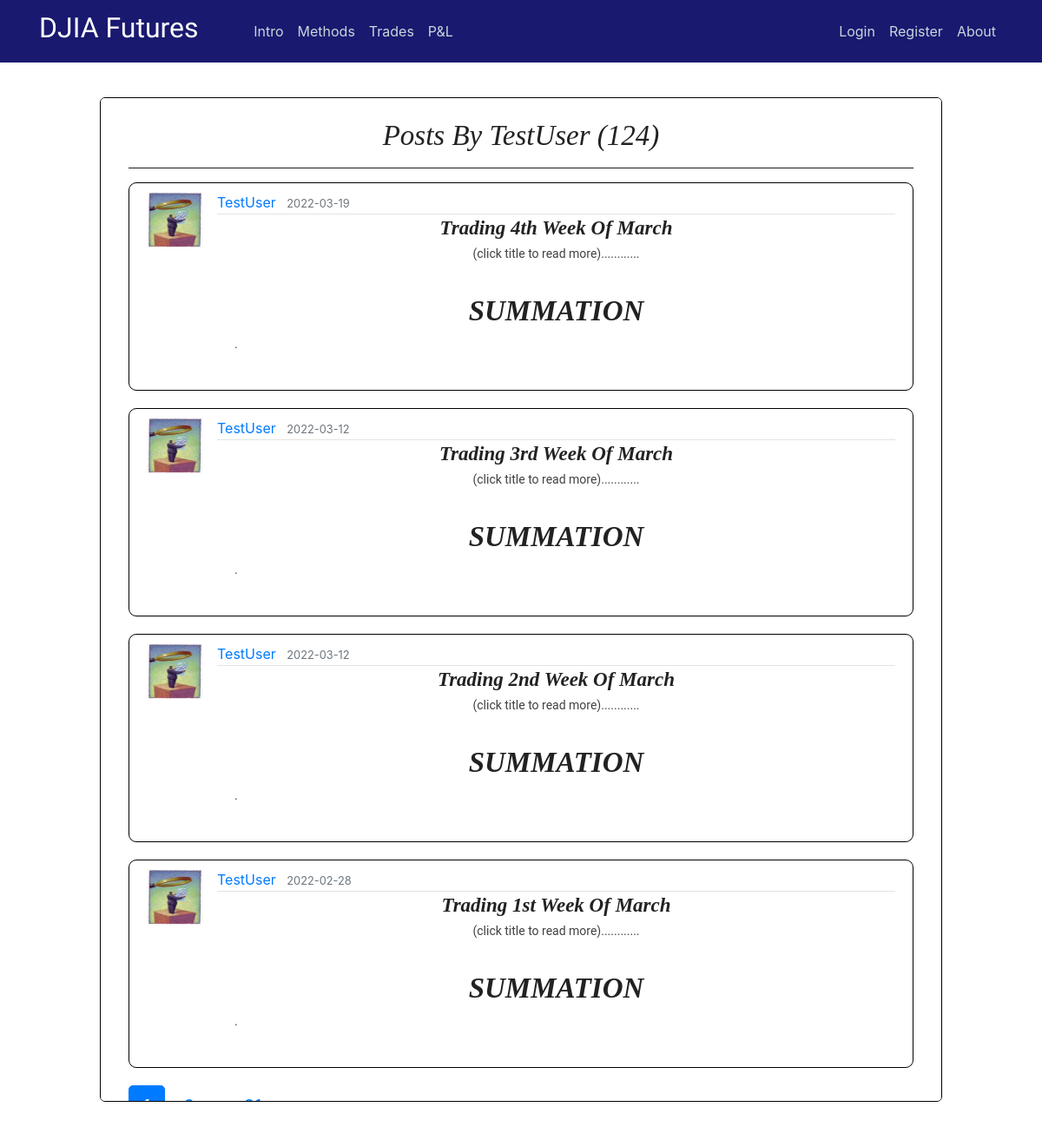
Page /user/TestUser on the committed database.
### flaskblog/models.py (models this page shows, shortened)
class User(db.Model, UserMixin):
    id = db.Column(db.Integer, primary_key=True)
    username = db.Column(db.String(20), unique=True, nullable=False)
    email = db.Column(db.String(120), unique=True, nullable=False)
    image_file = db.Column(db.String(20), nullable=False, default='default.jpg')
    password = db.Column(db.String(60), nullable=False)
    posts = db.relationship('Post', backref='author', lazy=True)

class Post(db.Model):
    id = db.Column(db.Integer, primary_key=True)
    title = db.Column(db.String(100), nullable=False)
    date_posted = db.Column(db.DateTime, nullable=False, default=datetime.utcnow)
    content = db.Column(db.Text, nullable=False)
    user_id = db.Column(db.Integer, db.ForeignKey('user.id'), nullable=False)
    teaser_title = db.Column(db.Text, nullable=True)
    teaser_details = db.Column(db.Text, nullable=True)
    teaser_caption = db.Column(db.Text, nullable=True)
    teaser_img = db.Column(db.Text, nullable=True)
    teaser_content = db.Column(db.Text, nullable=True)
    teaser_wkid = db.Column(db.Text, nullable=True)

### flaskblog/users/routes.py (the view)
@users.route("/user/<string:username>")
def user_posts(username):
    page = request.args.get('page', 1, type=int)
    user = User.query.filter_by(username=username).first_or_404()
    posts = Post.query.filter_by(author=user)\
        .order_by(Post.date_posted.desc())\
        .paginate(page=page, per_page=4)
    return render_template('user_posts.html', posts=posts, user=user)

### flaskblog/templates/user_posts.html
{% extends "layout.html" %}
{% block content %}
<div class="intro-page" style="height: 77vh;overflow: auto;">
  <div class="intro-inner-div" style="height:auto;background-color:white;border-radius:5px;">
    <center><br><h1 class="hero-header">Posts by {{ user.username }} ({{ posts.total }})</h1><hr></center>
    {% for post in posts.items %}
        <article class="media content-section" style="max-height:280px;">
          <img class="article-img" src="{{ url_for('static', filename='profile_pics/' + post.author.image_file) }}">
          <div class="media-body">
            <div class="article-metadata">
              <a class="mr-2" href="{{ url_for('users.user_posts', username=post.author.username) }}">{{ post.author.username }}</a>
              <small class="text-muted">{{ post.date_posted.strftime('%Y-%m-%d') }}</small>
            </div>
            <center><a href="{{ url_for('posts.post', post_id=post.id) }}"><h3 class="hero-header"><b>{{ post.title }}</b></h3></a>
            <p class="teaser-content" >(click title to read more)............</p></center>
            <p class="teaser-content" ><div style="overflow:hidden;max-height:120px;">
              {{ post.content|safe }}
            </p>
        </article>
    {% endfor %}
    {% for page_num in posts.iter_pages(left_edge=1, right_edge=1, left_current=1, right_current=2) %}
      {% if page_num %}
        {% if posts.page == page_num %}
          <a class="btn btn-primary btn-lg mb-8" href="{{ url_for('users.user_posts', username=user.username, page=page_num) }}">{{ page_num }}</a>
        {% else %}
          <a class="btn btn-primary-info btn-lg mb-8" href="{{ url_for('users.user_posts', username=user.username, page=page_num) }}">{{ page_num }}</a>
        {% endif %}
      {% else %}
        ...
      {% endif %}
    {% endfor %}
  </div>
</div>
{% endblock content %}

### flaskblog/templates/layout.html (shortened to what this page needs)
<!DOCTYPE html>
<html>
    <head>
      <link rel="stylesheet" href="https://maxcdn.bootstrapcdn.com/bootstrap/4.0.0/css/bootstrap.min.css">
      <link rel="stylesheet" type="text/css" href="{{ url_for('static', filename='main.css') }}">
      <link rel="stylesheet" type="text/css" href="{{ url_for('static', filename='study.css') }}">
      <link rel="stylesheet" type="text/css" href="{{ url_for('static', filename='modal.css') }}">
    </head>
    <body class="_backdrop">
    <div class="grid">
    <header class="site-header">
          <nav class="navbar navbar-expand-md navbar-dark bg-steel fixed-top">
              <div class="container">
                <a class="navbar-brand mr-2" href="/"><h2><span style="font-family:Lobster Two">DJIA Futures &nbsp &nbsp &nbsp</span></h2></a>
                <div class="collapse navbar-collapse" id="navbarToggle">
                  <div class="navbar-nav mr-auto">
                    <a class="nav-item nav-link" href="{{ url_for('main.intro') }}">Intro</a>
                    <a class="nav-item nav-link" href="{{ url_for('main.methods') }}">Methods</a>
                    <a class="nav-item nav-link" href="{{ url_for('main.trades') }}">Trades</a>
                    <a class="nav-item nav-link" href="{{ url_for('main.pnl') }}">P&L</a>
                  </div>
                  <div class="navbar-nav">
                    {% if current_user.is_authenticated and current_user.username == "GuestUser" %}
                      <a class="nav-item nav-link" href="{{ url_for('users.login') }}">Members Login</a>
                      <a class="nav-item nav-link" href="{{ url_for('users.logout') }}">Logout</a>
                      <a class="nav-item nav-link" href="{{ url_for('main.about') }}">About</a>
                    {% else %}
                      {% if current_user.is_authenticated %}
                        <a class="nav-item nav-link" href="{{ url_for('posts.new_post') }}">New Post</a>
                        <a class="nav-item nav-link" href="{{ url_for('users.account') }}">Account</a>
                        <a class="nav-item nav-link" href="{{ url_for('users.logout') }}">Logout</a>
                        <a class="nav-item nav-link" href="{{ url_for('main.about') }}">About</a>
                      {% else %}
                        <a class="nav-item nav-link" href="{{ url_for('users.login') }}">Login</a>
                        <a class="nav-item nav-link" href="{{ url_for('users.register') }}">Register</a>
                        <a class="nav-item nav-link" href="{{ url_for('main.about') }}">About</a>
                      {% endif %}
                    {% endif %}
                  </div>
                </div>
              </div>
          </nav>
    </header>
    <main role="main" class="container-fluid site-header-border-adjust col-md-10">
      <div>
        {% block content %}{% endblock %}
      </div>
    </main>
    </body>
</html>

### flaskblog/static/main.css (style rules this page uses)
body { margin-top: 5rem; }
._backdrop { background: url(img/stocks.jpg) no-repeat center center fixed; -webkit-background-size: cover; -moz-background-size: cover; -o-background-size: cover; background-size: cover; }
.adjust-doc-border-intro { padding-right: 20px; padding-left: 20px; padding-top: 20px; padding-bottom: 20px; }
.intro-page { border-radius: 6px; border: 1px solid black; background-color: white; padding-right: 12px; padding-left: 12px; }
.intro-inner-div { height: 75vh; overflow: auto; padding-right: 20px; padding-left: 20px; }
.doc-clear { clear: both; display: block; }
hr { margin-top: 1rem; margin-bottom: 1rem; border: 0; border-top: 1px solid rgba(0, 0, 0, 0.89); }
p.teaser-content { color: #414141; font-size: 14px; font-family: 'Roboto', Arial, 'Helvetica Neue', Helvetica, sans-serif; line-height: 1.5; }
.bg-steel { background-color: midnightblue; }
.site-header .navbar-nav .nav-link { color: #cbd5db; }
.site-header-border-adjust { margin-top: 7rem; }
.content-section { background: #ffffff; padding: 10px 20px; border: 1px solid #000000; border-radius: 9px; margin-bottom: 20px; }
.article-img { height: 65px; width: 65px; margin-right: 16px; }
.article-metadata { padding-bottom: 1px; margin-bottom: 4px; border-bottom: 1px solid #e3e3e3 }

### flaskblog/static/study.css (style rules this page uses)
h1.hero-header { color: #222; text-transform: capitalize; font-weight: 400; font-style: italic; font-size: 28px; font-family: Baskerville, 'Baskerville Old Face', 'Hoefler Text', Garamond, 'Times New Roman', serif; }
h3.hero-header { color: #222; text-transform: capitalize; font-weight: 400; font-style: italic; font-size: 28px; font-family: Baskerville, 'Baskerville Old Face', 'Hoefler Text', Garamond, 'Times New Roman', serif; }
h3 { font-weight: 700; line-height: 1; }
@media screen and (min-width: 25rem) { h1.hero-header { font-size: 33px; } }
@media screen and (min-width: 25rem) { h3.hero-header { font-size: 23px; } }

### flaskblog/static/modal.css (style rules this page uses)
img { margin-bottom: -4px; }

### rows in the picture
User: username "TestUser"
Post: image_file (picture), author.username "TestUser", date_posted "2022-03-19", title "Trading 4th Week Of March", content "SUMMATION ."
Post: image_file (picture), author.username "TestUser", date_posted "2022-03-12", title "Trading 3rd Week Of March", content "SUMMATION ."
Post: image_file (picture), author.username "TestUser", date_posted "2022-03-12", title "Trading 2nd Week Of March", content "SUMMATION ."
Post: image_file (picture), author.username "TestUser", date_posted "2022-02-28", title "Trading 1st Week Of March", content "SUMMATION ."

### other values in the picture
{{ posts.total }} "124"
